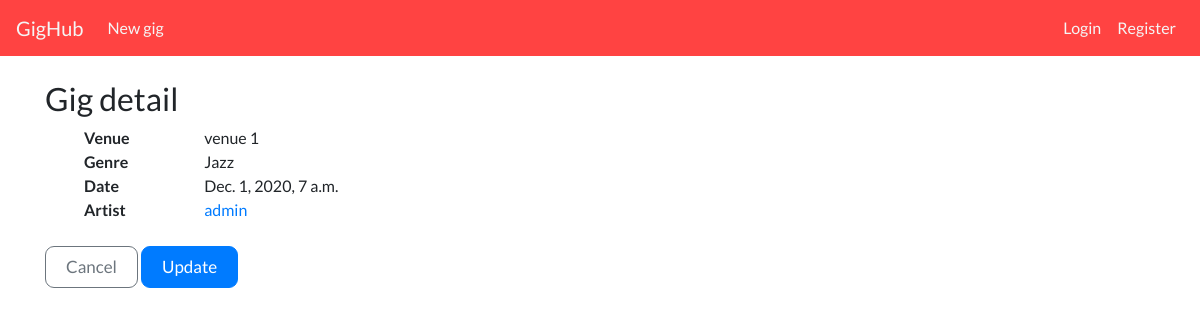
Page /1/ on the earlier database version.
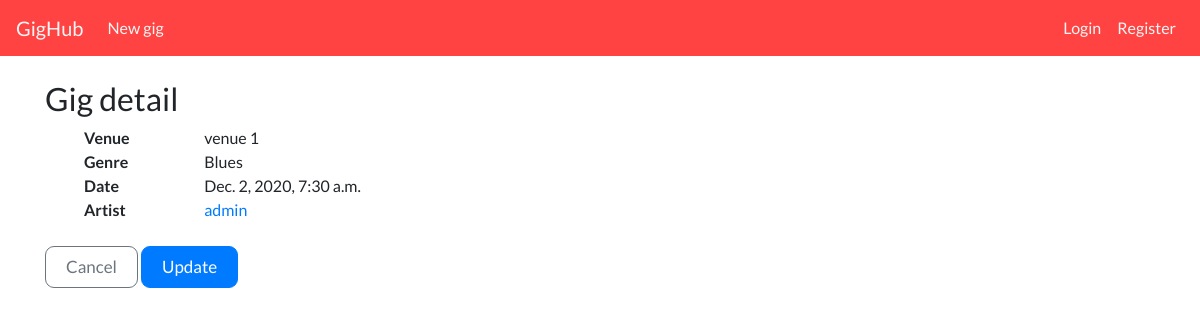
Same page on the later database version.
### gigs/models.py (models this page shows, shortened)
class Gig(models.Model):
    artist = models.ForeignKey(
        User, on_delete=models.CASCADE, related_name='artist')
    dateTime = models.DateTimeField('Date posted', default=timezone.now)
    venue = models.CharField(max_length=200)
    genre = models.ForeignKey(Genre, on_delete=models.CASCADE)
    attendees = models.ManyToManyField(
        User,
        through='Attendance',
    )

class Genre(models.Model):
    name = models.CharField(max_length=150)
    def __str__(self):
        return self.name

### gigs/views.py (the view)
# urls.py: path('<int:pk>/', GigDetail.as_view(), name="detail"),
class GigDetail(DetailView):
    model = Gig

### gigs/templates/gigs/gig_detail.html (shortened to what this page needs)
{% extends 'gigs/base.html' %}
{%block content %}
<h2>Gig detail</h2>
    <div class="row ml-4">
        <div class="col-md-2"><strong>Venue</strong></div>
        <div class="col-md-4">{{ object.venue }}</div>
        <div class="col-md-2"><strong>Genre</strong></div>
        <div class="col-md-4">{{ object.genre }}</div>
        <div class="col-md-2"><strong>Date</strong></div>
        <div class="col-md-4">{{ object.dateTime }}</div>
        <div class="col-md-2"><strong>Artist</strong></div>
        <div class="col-md-4"><a href="#">{{ object.artist }}</a></div>
    </div>
    <div class="mt-4">
    <a href="{% url 'gigs:list' %}" class="btn btn-outline-secondary">Cancel</a>
    <a href="{% url 'gigs:update' object.id %}"
        class="btn btn-primary">Update</a>
    </div>
{%endblock content%}

Differences in the rows shown:
changed Gig "venue 1": genre "Jazz" → "Blues"; dateTime "Dec. 1, 2020, 7 a.m." → "Dec. 2, 2020, 7:30 a.m."
